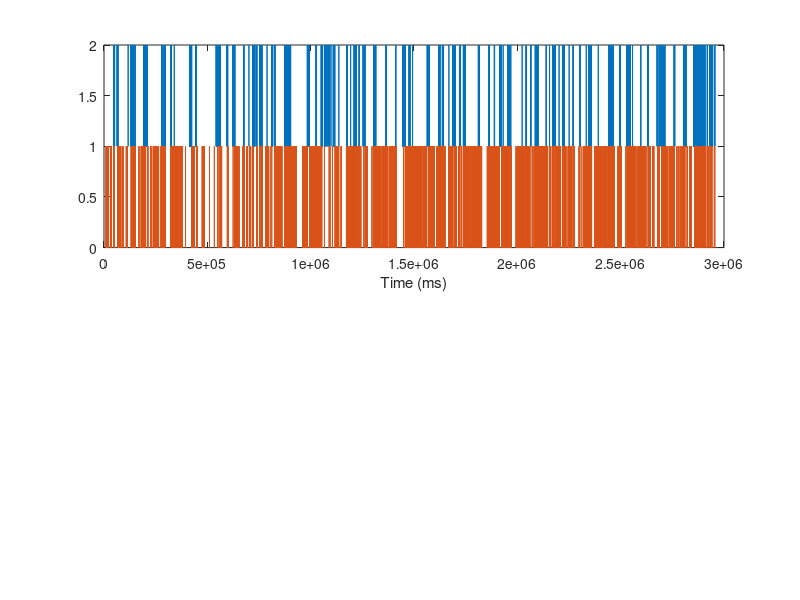

Reproduce this figure in MATLAB. (Note: this script raises an error after producing the figure.)
%% Lesson 5 = 2021/08/10; ISI, CCG, ACG
% ISI- Inter-spike interval
% CCG - cross-correlagram
% ACG - auto-correlogram


%% Rastergram
%  Last class we made hastergrams and PSTH like
%  this one. The difference here is the data set
%  that has only 40 cells and have longer
%  recording times. 

% setup
clear, clc, clf
load('SpkBuz.mat')

clear Nspikes
subplot(3,1,[1 2])
    spksall = [];
    for ncell = 1:40
        spks = Raster{ncell};
        Nspikes(ncell) = length(spks);
        plot(spks,ncell*ones(size(spks)),'k.')
        hold on
        spksall = [spksall;spks];
    end
    hold off
    ylabel('Neuron #')
    title('Rastergram')

subplot(313)
    [PSTH, TimeBins] = hist(spksall,5:10:3000);
    bar(TimeBins,PSTH,'k')
    xlabel('Time (s)')
    ylabel('Spike counts')


%% ISI histogram
% cell 27 makes it easier to see two hills in the
% ISI histogram. one around 5ms and other around
% 70ms. The first is the intraburst ISI and the
% second is the interburst ISI
clf
ncell = 27;
spks = Raster{ncell};
% plot(spks,ncell*ones(size(spks)),'k.')

ISI = diff(spks);

[Counts, ISIbin] = hist(ISI,0:0.005:1);

bar(ISIbin*1000,Counts,'k')
xlabel('ISI (ms)')
ylabel('Counts')
xlim([0 250])

title(['Total spikes = ' num2str(sum(Counts))])


%% CCG - cross correlogram

% any two signals
% X = [0 1 1 0 1];
% Y = [1 0 0 1 1];

% any other two signals
% signals need not be the same length
X = [1 2 5 0 12 2 3 1 4 1 32 2 ];
Y = randi(6,[1 20]);

% cross correrogram of X with Y
% The second argument is the one who moves to
% creat the lags
% [CCG, lags]=xcorr(X,Y);

% The thrid argumet gives the maximum number of
% lags (in sampling units)
[CCG, lags]=xcorr(X,Y,10);

subplot(111)
    bar(lags,CCG)
    axis tight
    xlabel('Lag #')
    ylabel('Spike Coincidences')
    title('Cross-Correlogram')

%% ACG  - auto correrogram

% any signal
% unitary signal was chosen to make clear the
% general aspect of auto correlograms of both
% sides decay from lag zero
X = ones(1,10);

% auto-correlagram
[CCG, lags]=xcorr(X);

subplot(111)
    bar(lags,CCG)
    xlabel('Lag #')
    ylabel('Spike Coincidences')
    title('Auto-Correlogram')

%% Spike analysis - looking for syncrony
% in real data any peak in the plot (including in zero lag) 
% indicates some syncrony. 

% create a blank - with no spikes - neuronal
% activity over 50s with sampling rate of 1000Hz
NeuronioA = zeros(1,5000);
NeuronioB = zeros(1,5000);

% randomly get 100 spike moments between 0 and 50s
I = randi(5000,[1 100]);

%%% syncronous case
% assign 1 for TRUE - spike occurence - in the I
% spike times
NeuronioA(I) = 1;
NeuronioB(I) = 1;

IA = find(NeuronioA==1);
IB = find(NeuronioB==1);

subplot(211)
    plot(IA,ones(size(IA)),'k.')
    hold on
    plot(IB,2*ones(size(IB)),'k.')
    hold off
    ylim([0 3])
    xlabel('Time')
    ylabel('Neuron #')
    title('Rastergram')

subplot(212)
    [CCG, lags] = xcorr(NeuronioB,NeuronioA);
    bar(lags,CCG)
    xlim([-100 100])
    ylabel('Coincidences')
    xlabel('Time lag (ms)')
    title('Cross-Correlogram')

    
%% Spike analysis - assyncrony correlation with noise

NeuronioA = zeros(1,5000);
NeuronioB = zeros(1,5000);
I = randi(5000,[1 100]);

%%% assyncronous - where A excites B
NeuronioA(I) = 1;
% No noise leads to replication of last result 20ms shiffited
% Noise represents a shiffit of the positions I by
% a ramdom integer of max 10
noise = randi(10,size(I));
NeuronioB(I+20+1*noise) = 1;
IA = find(NeuronioA==1);
IB = find(NeuronioB==1);

subplot(211)
    plot(IA,ones(size(IA)),'k.')
    hold on
    plot(IB,2*ones(size(IB)),'k.')
    hold off
    ylim([0 3])
    xlabel('Time')
    ylabel('Neuron #')
    title('Rastergram')

subplot(212)
    [CCG, lags] = xcorr(NeuronioB,NeuronioA);
    bar(lags,CCG)
    xlim([-100 100])
    ylabel('Coincidences')
    xlabel('Time lag (ms)')
    title('Cross-Correlogram')

    
%% Infering inibition ralationship between cell with CCG
% Here you have zero syncrony - xcorr gives zero information
% one can see inibition, excitation, oscilational relations
clf
NeuronioA = zeros(1,5000);
NeuronioB = zeros(1,5000);

% 5000 ramdom spikes
NeuronioA(randi(5000,[1 500]))=1;
NeuronioB(randi(5000,[1 500]))=1;

% plus 1000 spikes in neuronA
I = randi(5000,[1,1000]);
NeuronioA(I) = 1;

% each of the 1000 plus spikes leads to inibition
% of neuronB
NeuronioB(I+4) = 0;
NeuronioB(I+5) = 0;
NeuronioB(I+6) = 0;
NeuronioB(I+7) = 0;
NeuronioB(I+8) = 0;
NeuronioB(I+9) = 0;

IA = find(NeuronioA==1);
IB = find(NeuronioB==1);

subplot(211)
    plot(IA,ones(size(IA)),'k.')
    hold on
    plot(IB,2*ones(size(IB)),'k.')
    hold off
    ylim([0 3])
    xlabel('Time')
    ylabel('Neuron #')
    title('Rastergram')

subplot(212)
    [CCG, lags] = xcorr(NeuronioB,NeuronioA);
    bar(lags,CCG)
    xlim([-100 100])
    ylabel('Coincidences')
    xlabel('Time lag (ms)')
    title('Cross-Correlogram')


%% CCG/ACG can be used to see ritmic/oscilatory ralations

%noise plus structure: 1000 random spikes plus
%regular spikes every 20ms
NeuronioA = zeros(1,1000);
NeuronioA(randi(1000,[1 100]))=1;
NeuronioA(20:20:1000) = 1;

IA = find(NeuronioA==1);

subplot(211)
    plot(IA,ones(size(IA)),'k.')
    xlabel('Time')
    ylabel('Neuron #')
    title('Rastergram')

subplot(212)
    [ACG, lags] = xcorr(NeuronioA,200);
    bar(lags,ACG)
    ylabel('Coincidences')
    xlabel('Time lag (ms)')
    title('Auto-Correlogram')

%% Computing ACGs and CCGs in real data

clear, clc, clf
load('SpkBuz.mat')

spks = Raster{40}; % in seconds

% Defining a precision of 1ms
% Does not apply for diferente precisions
SpkTimes = spks*1000; % transform time from seconds into ms
SpkIdx = round(SpkTimes); % make it an integer
disparos(SpkIdx)=1;

maxlags = 500;
[ACG, lags] = xcorr(disparos,maxlags);
% lags == 0 set as true the index in whitch lags = 0.
% making only this point = 0 will plot the graph
% in a more readable maner.
ACG(lags == 0) = 0;
subplot(111)
    bar(lags,ACG,'k')
    xlabel('Time (ms)')
    ylabel('Spike Coincidences')
    axis tight
    title('Auto-Correlogram')


%% Changing precision

spks = Raster{36}; % in seconds

% Defining precision of 10ms
SpkTimes = spks*1000; % in ms
[spkcount, timebins] = hist(SpkTimes,0:10:(3000*1000));
maxlags = 500/10;
[ACG, lags] = xcorr(spkcount,maxlags);
ACG(lags == 0) = 0;

h1=subplot(311);
    plot(spks*1000,ones(size(spks)),'k.')
    title('Rastergram')
h2=subplot(312);
    plot(timebins,spkcount,'k-')
    title('Histogram')
    linkaxes([h1 h2],'x')
subplot(313)
    bar(lags*10,ACG,'k')
    xlabel('Time (ms)')
    ylabel('Spike Coincidences')
    axis tight
    title('Auto-Correlogram')

%% Computing CCG:

clear, clc, clf
load('SpkBuz.mat')

% spksA = Raster{7}; % in seconds
% spksB = Raster{36}; % in seconds

% precision of 1 ms
spksA(round(Raster{7}*1000))=1; 
spksB(round(Raster{36}*1000))=1;

subplot(211)
    plot(spksA+1)
    hold on
    plot(spksB)
    hold off
    xlabel('Time (ms)')
    ax = gca;
    ax.YTick = [0 .5 1 1.5 2];
    ax.YTickLabel = {'','Cell 7 ','','Cell 36',''};
    title('Rastergram')

subplot(212)
[CCG, lags] = xcorr(spksB,spksA,2000);
bar(lags,CCG,'k')
xlabel('Time (ms)')
ylabel('Spike Coincidences')
title('Cross Correrogram')

%% Comparing actual CCG with random CCG - Method 1
% the hill in the CCG plot may indicates that cell
% 7 (or 30) excites the other cell or that
% (knowing that this data come from place cells)
% the cell 7 (or 30) comes first in the path of
% the animal.

clear, clc, clf
load('SpkBuz.mat')

% To teste the chance of this hill to happe n by
% chance we need to define what would be by chance
% The chance plot will be the surrogate one
spksA = Raster{7};  % in seconds
spksB = Raster{30}; % in seconds

[PSTH_A, ~] = hist(spksA,0:0.010:3000);
[PSTH_B, timebins] = hist(spksB,0:0.010:3000);

dt = timebins(2)-timebins(1);
maxlag = round(4/dt);
[CCG, lags] = xcorr(PSTH_B,PSTH_A,maxlag);

subplot(211)
    bar(lags*dt*1000,CCG,'k')
    xlabel('Time (ms)')
    ylabel('Spike Coincidences')
    title('Actual CCG')
    
% Method 1, sorting a number of spikes equal to
% that of the neuron.
% The rigth thing to do hear would be to compute
% this random spikes many times, take the mean and
% the deviation from the mean. For now, lets just
% plot one run of the random algoritm.
% Problem with this approch:
% you destroied all tamporal relations of this
% neuron, thus this is not a good representation
% of any activity of this neuron.
spksB = randi(3000*1000,size(spksB)); % in ms
spksB = spksB/1000; % in seconds
[PSTH_B, ~] = hist(spksB,0:0.010:3000);

subplot(212)
    [CCG, lags] = xcorr(PSTH_B,PSTH_A,maxlag);
    bar(lags*dt*1000,CCG,'k')
    xlabel('Time (ms)')
    ylabel('Spike Coincidences')
    title('Surrogate CCG')
    ylim([0 60])
    
%% Comparing actual CCG with random CCG - Method 2
% same cells as above

clear, clc, clf
load('SpkBuz.mat')

% To teste the chance of this hill to happen by
% chance we need to define what would be by chance
% The chance plot will be the surrogate one
spksA = Raster{7};  % in seconds
spksB = Raster{30}; % in seconds

[PSTH_A, ~] = hist(spksA,0:0.010:3000);
[PSTH_B, timebins] = hist(spksB,0:0.010:3000);

dt = timebins(2)-timebins(1);
maxlag = round(4/dt);
[CCG, lags] = xcorr(PSTH_B,PSTH_A,maxlag);

subplot(211)
    bar(lags*dt*1000,CCG,'k')
    xlabel('Time (ms)')
    ylabel('Spike Coincidences')
    title('Actual CCG')
    
% Method 2, circular shift
% does not work in matlab 2016a
[PSTH_B, timebins] = hist(spksB,0:0.010:3000);
PSTH_B = circshift(PSTH_B,100+randi(100*20));

subplot(212)
    [CCG, lags] = xcorr(PSTH_B,PSTH_A,maxlag);
    bar(lags*dt*1000,CCG,'k')
    xlabel('Time (ms)')
    ylabel('Spike Coincidences')
    title('Surrogate CCG')
    ylim([0 60])


%% creating statistical treshold for the CCG

clear CCGSurrAll
for nsurr = 1:100
    nsurr
% Method 1
spksB = randi([3000*1000],[size(spksB)]); % in ms
spksB = spksB/1000; % in seconds
[PSTH_B, timebins] = hist(spksB,0:0.010:3000);

% Method 2
% Only increment position. a good practice would
% be to make it go both ways
% [PSTH_B timebins] = hist(spksB,0:0.010:3000);
% PSTH_B = circshift(PSTH_B,100+randi(100*20));

[CCG, lags] = xcorr(PSTH_B,PSTH_A,maxlag);
CCGSurrAll(nsurr,:) = CCG;
end

subplot(211)
    hold on
    plot(lags*dt*1000,mean(CCGSurrAll),'r','linew',2)
    plot(lags*dt*1000,mean(CCGSurrAll)+2*std(CCGSurrAll),'r','linew',2)
    hold off
    ylim([0 60])






